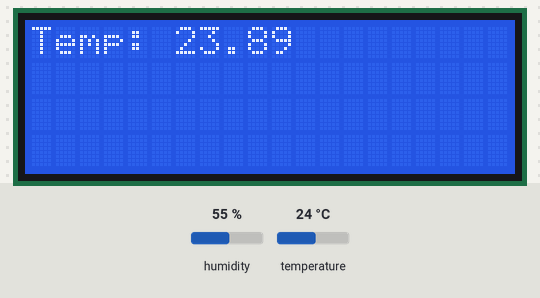
The sketch below on a simulated Arduino Uno, built with avr-gcc and run on an emulated ATmega328P. On the bench: 20×4 character LCD. The inputs (shaded band) are chosen by the test bench; at power-on: humidity 55 %, temperature 24 °C.

Above: at 1.2 s.
1.3 s: humidity set to 22 %
At 2.8 s:
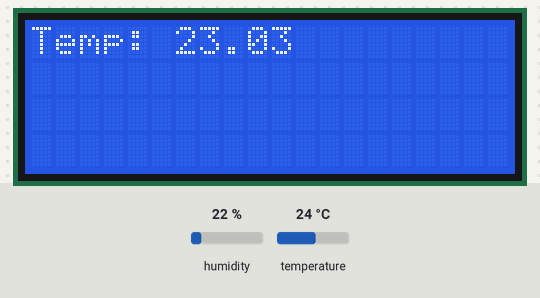
4.0 s: temperature set to 12 °C
At 5.0 s:
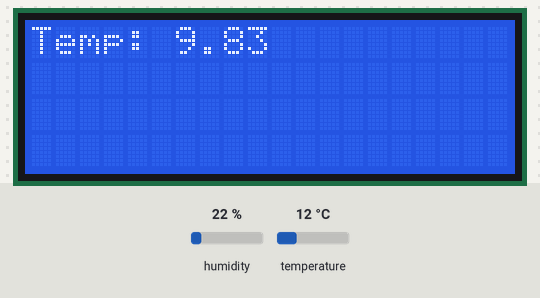
6.7 s: humidity set to 40 %
At 9.3 s:
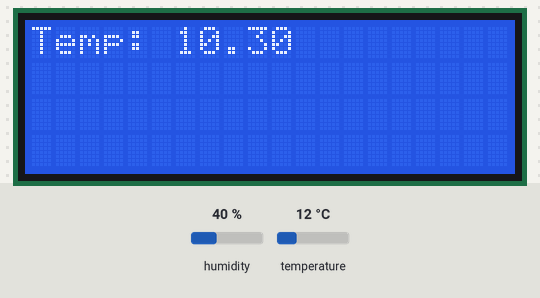
9.6 s: temperature set to 19 °C
At 10.6 s:
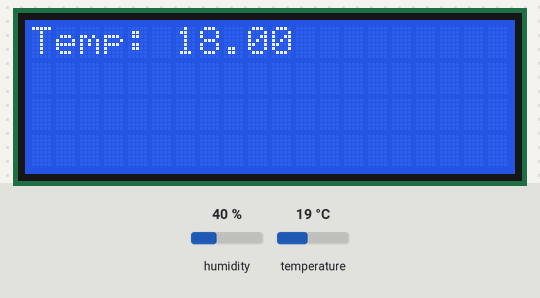
Timing chart, 0 to 12.6 s (numbered marks = the images above; inputs shaded):
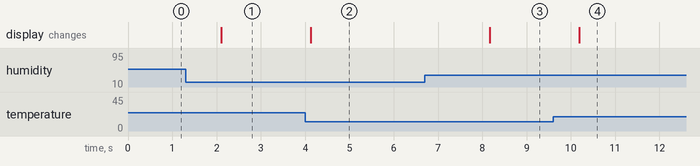

Measured:
- after the input at 1.3 s, the display: changes after 0.81 s (image 1)
- after the input at 4.0 s, the display: changes after 0.13 s (image 2)
- after the input at 6.7 s, the display: changes after 1.5 s (image 3)
- after the input at 9.6 s, the display: changes after 0.59 s (image 4)

The sketch:

lcd1602_temp_sensor.ino
```cpp
/*
  A simple sketch to display LCD 1602 + I2C.

  Teacher Inventor DIY : Как настроить LCD ДИСПЛЕЙ и I2C на Arduino ?!
  https://www.youtube.com/watch?v=hdW-cLaQ9WE

  Vitaliy Polyakov (c), polyakov.vs@mail.ru, 2024.

  I2C connection:
  I2C         Arduino
  -------------------
  GND         GND
  VCC         +5V
  SDA         A4
  SCL         A5
*/

#include <Wire.h>
#include <LiquidCrystal_I2C.h>
#include <DHT.h>

#define DHTPIN 2        // Выбираем цифровой pin, к которому подключается информационный выход датчика
#define DHTTYPE DHT22   // Указываем тип датчика

DHT dht(DHTPIN, DHTTYPE);

LiquidCrystal_I2C lcd(0x27, 20, 4); // запускаем ЖК-дисплей

void setup() {
  Serial.begin(9600);                 //
  dht.begin();                        // запускаем датчик


  lcd.init();                         // инициализируем ЖК-дисплей
  lcd.backlight();                    // включаем подсветку
}

void loop() {
  // Переменная для считывания значения влажности
  float h = dht.readHumidity();
  //  Переменная для считывания значения температуры (в градусах Цельсия)
  float t = dht.readTemperature();
  // Переменная для считывания значения температуры (в Фаренгейтах)
  float f = dht.readTemperature(true);

  // Проверка подключения датчика.
  if (isnan(h) || isnan(t) || isnan(f)) {
    Serial.println(F("Failed to read from DHT sensor!"));
    return;
  }

  float hif = dht.computeHeatIndex(f, h);
  float hic = dht.computeHeatIndex(t, h, false);

  lcd.clear();
  lcd.setCursor(0, 0);
  lcd.print("Temp: ");
  lcd.setCursor(6, 0);
  lcd.print(hic);
  delay(2000);

}
```
